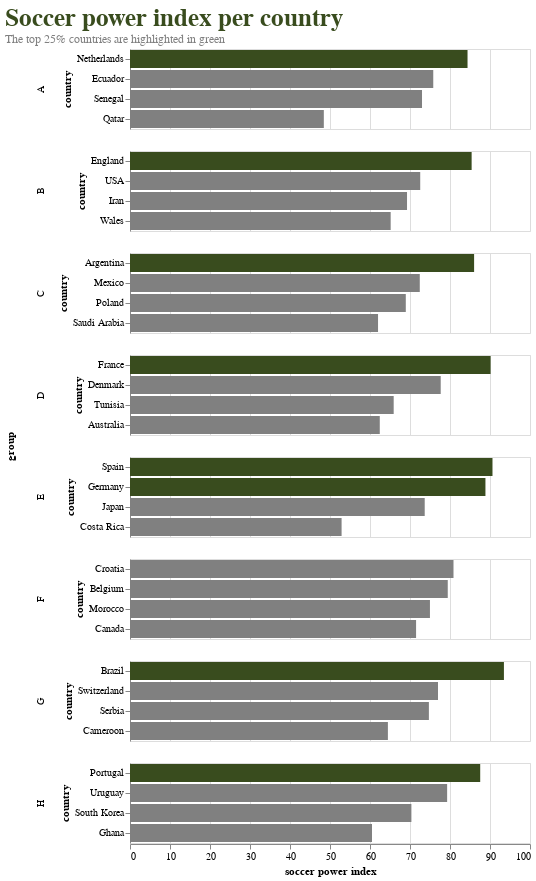

The notebook cell saved with this chart:
### Markdown cell above
The top 25% of soccer teams have a soccer power index above 81.75.

### Code cell
source = df_spi_group

bar = alt.Chart(source).mark_bar().encode(
    #x='team',
    #y='spi',
    #row='group'
    alt.Y('team:N', axis=alt.Axis(title='country'), sort=alt.EncodingSortField(field="spi", op="max", order='descending'), impute=alt.ImputeParams(value=0)), # sorting values
    alt.X('spi', axis=alt.Axis(title='soccer power index')),
    tooltip=alt.Tooltip("spi", format=",.2f"),
    color=alt.condition(
        alt.datum.spi > 81.75, # highlighting the top 25% according to the soccer power index
        alt.value('#394c1e'),
        alt.value('gray'),
    )
).facet(
    row=alt.Row('group:N'), # grouping values by group
).resolve_scale(
    y='independent'
).properties(
    title={
      'text': ['Soccer power index per country'], 
      'subtitle': ['The top 25% countries are highlighted in green'],
      'color': '#394c1e',
      'subtitleColor': 'gray',
      'font': 'Times New Roman',
      'subtitleFont': 'Times New Roman',
      'fontSize': 25,
      'anchor': 'start',
    }
).interactive()

#bar.configure_title(color='#394c1e', font='Times New Roman', fontSize=20, anchor='start') # configuring color, font and size of title
bar

### Figure 1 — Vega-Lite specification as saved in the notebook (floating-point values rounded to 4 significant figures)
{"config": {"view": {"continuousWidth": 400, "continuousHeight": 300}}, "data": {"name": "data-e60eb7a9276f2d620717c2aa039b6ee9"}, "facet": {"row": {"field": "group", "type": "nominal"}}, "spec": {"mark": "bar", "encoding": {"color": {"condition": {"value": "#394c1e", "test": "(datum.spi > 81.75)"}, "value": "gray"}, "tooltip": {"field": "spi", "format": ",.2f", "type": "quantitative"}, "x": {"axis": {"title": "soccer power index"}, "field": "spi", "type": "quantitative"}, "y": {"axis": {"title": "country"}, "field": "team", "impute": {"value": 0}, "sort": {"field": "spi", "op": "max", "order": "descending"}, "type": "nominal"}}, "selection": {"selector003": {"type": "interval", "bind": "scales", "encodings": ["x", "y"]}}}, "resolve": {"scale": {"y": "independent"}}, "title": {"text": ["Soccer power index per country"], "subtitle": ["The top 25% countries are highlighted in green"], "color": "#394c1e", "subtitleColor": "gray", "font": "Times New Roman", "subtitleFont": "Times New Roman", "fontSize": 25, "anchor": "start"}, "$schema": "https://vega.github.io/schema/vega-lite/v4.17.0.json", "datasets": {"data-e60eb7a9276f2d620717c2aa039b6ee9": [{"team": "Brazil", "group": "G", "spi": 93.48}, {"team": "Spain", "group": "E", "spi": 90.62}, {"team": "France", "group": "D", "spi": 90.15}, {"team": "Portugal", "group": "H", "spi": 87.55}, {"team": "Argentina", "group": "C", "spi": 86.03}, {"team": "England", "group": "B", "spi": 85.41}, {"team": "Germany", "group": "E", "spi": 88.86}, {"team": "Netherlands", "group": "A", "spi": 84.38}, {"team": "Croatia", "group": "F", "spi": 80.87}, {"team": "Ecuador", "group": "A", "spi": 75.82}, {"team": "Denmark", "group": "D", "spi": 77.68}, {"team": "Switzerland", "group": "G", "spi": 77.0}, {"team": "Morocco", "group": "F", "spi": 74.99}, {"team": "Uruguay", "group": "H", "spi": 79.28}, {"team": "Belgium", "group": "F", "spi": 79.44}, {"team": "Poland", "group": "C", "spi": 68.95}, {"team": "Iran", "group": "B", "spi": 69.26}, {"team": "USA", "group": "B", "spi": 72.55}, {"team": "Senegal", "group": "A", "spi": 73.0}, {"team": "Japan", "group": "E", "spi": 73.68}, {"team": "Serbia", "group": "G", "spi": 74.72}, {"team": "Mexico", "group": "C", "spi": 72.44}, {"team": "Australia", "group": "D", "spi": 62.45}, {"team": "Saudi Arabia", "group": "C", "spi": 62.01}, {"team": "South Korea", "group": "H", "spi": 70.35}, {"team": "Ghana", "group": "H", "spi": 60.5}, {"team": "Tunisia", "group": "D", "spi": 65.92}, {"team": "Wales", "group": "B", "spi": 65.17}, {"team": "Costa Rica", "group": "E", "spi": 52.9}, {"team": "Cameroon", "group": "G", "spi": 64.48}, {"team": "Canada", "group": "F", "spi": 71.52}, {"team": "Qatar", "group": "A", "spi": 48.46}]}}
